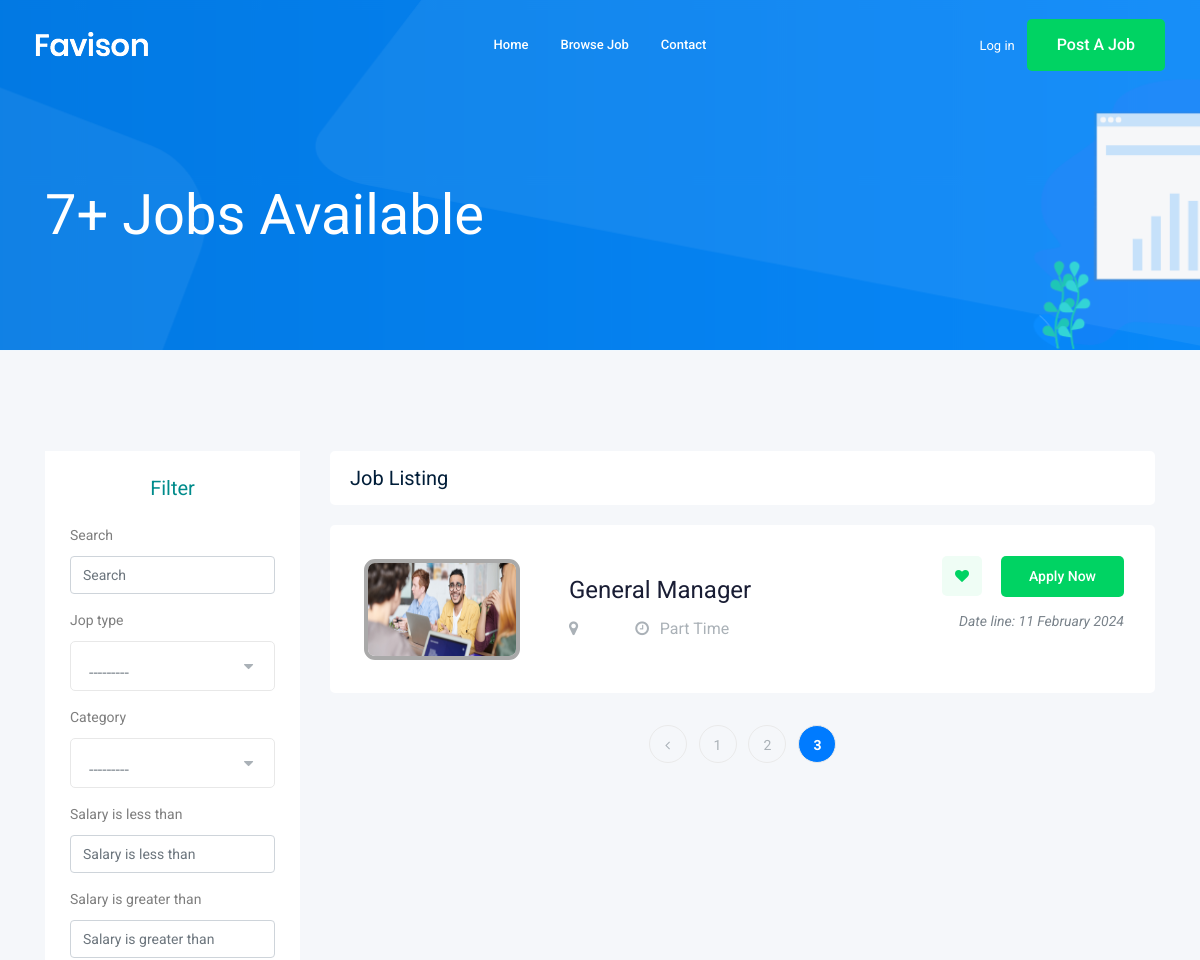
Page /?page=3 (upper part) on the earlier database version.
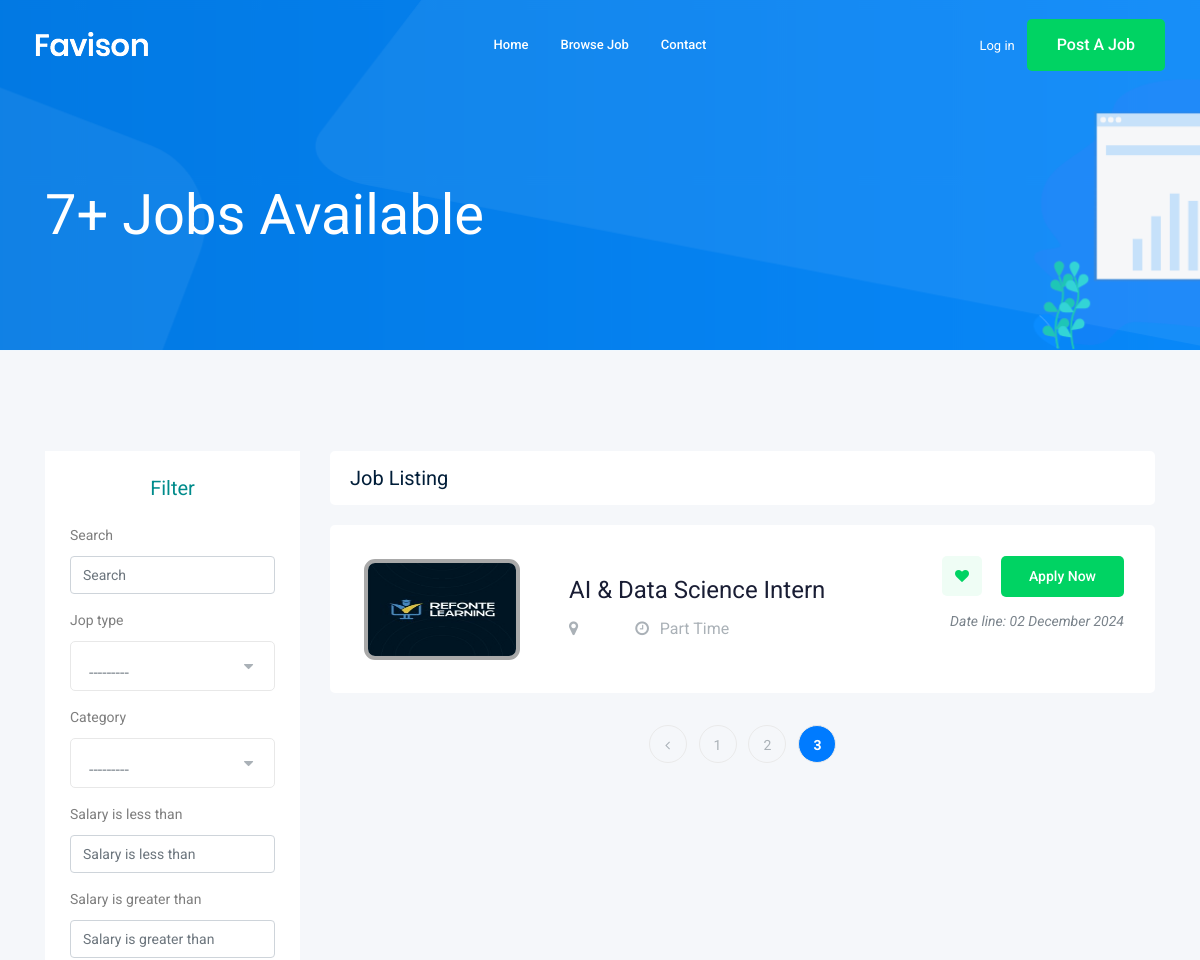
Same page on the later database version.
### job/models.py (models this page shows, shortened)
class Job(models.Model):  # table
    owner = models.ForeignKey(User, related_name='owner_job',on_delete=models.CASCADE)
    title = models.CharField(max_length=104)  # column
    jop_type = models.CharField(max_length=104, choices=JOP_TYPE)
    description = models.TextField(max_length=1000)
    Published_at = models.DateTimeField(auto_now=True)
    vacancy = models.IntegerField(default=1)
    experience = models.IntegerField(default=0)
    salary = models.DecimalField(max_digits=6, decimal_places=2, default=100.00)
    category = models.ForeignKey('Category', on_delete=models.CASCADE)
    image = models.ImageField(upload_to=img_upload)
    slug = models.SlugField(unique=True,blank=True, null=True)
    location = models.ForeignKey('Location', on_delete=models.CASCADE)
    def __str__(self):
        return self.title

### job/views.py (the view)
# urls.py: path('', views.jobs,name='job_list'),
def jobs(request):
    jobs = Job.objects.all()
    jobfilter = JobFilter(request.GET, queryset=jobs)
    jobs = jobfilter.qs
    paginator = Paginator(jobs, 3)  # Show 3 contacts per page.
    page_number = request.GET.get("page")
    page_obj = paginator.get_page(page_number)
    context = {'jobs': page_obj, 'j': jobs, "filter": jobfilter}
    return render(request, "job/jobs.html", context)

### job/models.py (called while the page is built)
    def __str__(self):
        return self.name

    def __str__(self):
        return self.name

### job/templates/job/jobs.html (shortened to what this page needs)
{% extends 'base.html' %}
{% load bootstrap4 %}
{% block body %}
    <div class="bradcam_area bradcam_bg_1">
        <div class="container">
            <div class="row">
                <div class="col-xl-12">
                    <div class="bradcam_text">
                        <h3>{{ j.count }}+ Jobs Available</h3>
                    </div>
                </div>
            </div>
        </div>
    </div>
    <div class="job_listing_area plus_padding">
        <div class="container">
            <div class="row">
                <div class="col-lg-3">
                    <div class="job_filter white-bg">
                        <div class="form_inner white-bg">
                            <h3 style="text-align: center;color: darkcyan">Filter</h3>
                            <form method="GET">
                                {% bootstrap_form filter.form %}
</form>
                        </div>
                    </div>
                </div>
                <div class="col-lg-9">
                    <div class="recent_joblist_wrap">
                        <div class="recent_joblist white-bg ">
                            <div class="row align-items-center">
                                <div class="col-md-6">
                                    <h4>Job Listing</h4>
                                </div>
                            </div>
                        </div>
                    </div>
                    <div class="job_lists m-0">
                        <div class="row">
                            {% for job in jobs %}
                                <div class="col-lg-12 col-md-12">
                                    <div class="single_jobs white-bg d-flex justify-content-between">
                                        <div class="jobs_left d-flex align-items-center">
                                            <div class="thumb" style="float: left;
                                            width: 175px;
                                            height: 106px;
                                            -webkit-border-radius: 5px;
                                            -moz-border-radius: 5px;
                                            border-radius: 13px;
                                            padding: 0px;
                                            background: white;
                                            margin-right: 33px;
                                            border: 3px solid white;">
                                                <a href="{% url 'jobs:job_details' job.slug %}">
                                                    <img src="{{ job.image.url }}" alt=""
                                                         style="vertical-align: middle;width: 156px;height: 101px;
                                                             border: darkgrey 4px solid;border-radius: 11px">
                                                </a>
                                            </div>
                                            <div class="jobs_conetent">
                                                <a href="{% url 'jobs:job_details' job.slug %}"><h4>{{ job }}</h4>
                                                </a>
                                                <div class="links_locat d-flex align-items-center">
                                                    <div class="location">
                                                        <p><i class="fa fa-map-marker"></i> {{ job.location }}</p>
                                                    </div>
                                                    <div class="location">
                                                        <p><i class="fa fa-clock-o"></i> {{ job.jop_type }}</p>
                                                    </div>
                                                </div>
                                            </div>
                                        </div>
                                        <div class="jobs_right">
                                            <div class="apply_now">
                                                <a class="heart_mark" href="#"> <i class="fa fa-heart"></i> </a>
                                                <a href="{% url 'jobs:job_details' job.slug %}" class="boxed-btn3">Apply
                                                    Now</a>
                                            </div>
                                            <div class="date">
                                                <p>Date line: {{ job.Published_at|date:'d F Y' }}</p>
                                            </div>
                                        </div>
                                    </div>
                                </div>
                            {% endfor %}
                        </div>
                    </div>
                    {% if jobs.has_other_pages %}
    <div class="row">
        <div class="col-lg-12">
            <div class="pagination_wrap">
                <ul>
                    {% if jobs.has_previous %}
                        <li><a href="?page={{ jobs.previous_page_number }}">
                            <i class="fa fa-angle-left" aria-hidden="true"></i> </a>
                        </li>
                    {% endif %}
                    {% for j1 in jobs.paginator.page_range %}
                        <li {% if jobs.number == j1 %} class="active" {% endif %}>
                            <a href="?page={{ j1 }}">
                                <span>{{ j1 }}</span>
                            </a>
                        </li>
                    {% endfor %}
                </ul>
            </div>
        </div>
    </div>
{% endif %}
                </div>
            </div>
        </div>
    </div>
{% endblock body %}

### templates/base.html (shortened to what this page needs)
<!doctype html>
<html class="no-js" lang="zxx">
<head>
    {% load static %}
    <link rel="stylesheet" href="{% static 'css/bootstrap.min.css' %}">
    <link rel="stylesheet" href="{% static 'css/owl.carousel.min.css' %}">
    <link rel="stylesheet" href="{% static 'css/magnific-popup.css' %}">
    <link rel="stylesheet" href="{% static 'css/nice-select.css' %}">
    <link rel="stylesheet" href="{% static 'css/flaticon.css' %}">
    <link rel="stylesheet" href="{% static 'css/jquery-ui.css' %}">
    <link rel="stylesheet" href="{% static 'css/gijgo.css' %}">
    <link rel="stylesheet" href="{% static 'css/animate.min.css' %}">
    <link rel="stylesheet" href="{% static 'css/slicknav.css' %}">
    <link rel="stylesheet" href="{% static 'css/style.css' %}">
    <link rel="stylesheet" href="{% static 'css/themify-icons.css' %}">
    <link rel="stylesheet" href="{% static 'css/font-awesome.min.css' %}">
    <link rel="stylesheet" href="https://cdnjs.cloudflare.com/ajax/libs/font-awesome/4.7.0/css/font-awesome.min.css">
</head>
<body>
<header>
    <div class="header-area ">
        <div id="sticky-header" class="main-header-area">
            <div class="container-fluid ">
                <div class="header_bottom_border">
                    <div class="row align-items-center">
                        <div class="col-xl-3 col-lg-2">
                            <div class="logo">
                                <a href="index.html">
                                    <img src="img/logo.png" alt="">
                                </a>
                            </div>
                        </div>
                        <div class="col-xl-6 col-lg-7">
                            <div class="main-menu  d-none d-lg-block">
                                <nav>
                                    <ul id="navigation">
                                        <li><a href="/">home</a></li>
                                        <li><a href="{% url 'jobs:job_list' %}">Browse Job</a></li>
                                        <li><a href="{% url 'contact:contact' %}">Contact</a></li>
                                    </ul>
                                </nav>
                            </div>
                        </div>
                        <div class="col-xl-3 col-lg-3 d-none d-lg-block">
                            <div class="Appointment">
                                {% if request.user.is_authenticated %}
                                <div class="phone_num d-none d-xl-block">
                                    <a href="{% url 'accounts:profile' %}">{{ request.user.username }}</a>
                                </div>
                                {% else %}
                                <div class="phone_num d-none d-xl-block">
                                    <a href="{% url 'login' %}">Log in</a>
                                </div>
                                {% endif %}
                                <div class="d-none d-lg-block">
                                    <a class="boxed-btn3" href="{% url 'jobs:post_job' %}">Post a Job</a>
                                </div>
                            </div>
                        </div>
                        <div class="col-12">
                        </div>
                    </div>
                </div>
            </div>
        </div>
    </div>
</header>
{% block body %}
{% endblock body %}
</body>
</html>

### templates/base.html (style rules this page uses)
a:link { color: dodgerblue; text-decoration: none; }
.form-group { display: flex; flex-direction: column; gap: 2px; }
.pagination_wrap ul li.active a { font-weight: bold; background-color: #007bff; color: white; }
.pagination_wrap ul li.active a span { font-weight: bold; }

Differences in the rows shown:
removed Job: image (picture), title "General Manager", jop_type "Part Time", Published_at "11 February 2024"
added Job: image (picture), title "AI & Data Science Intern", jop_type "Part Time", Published_at "02 December 2024"
